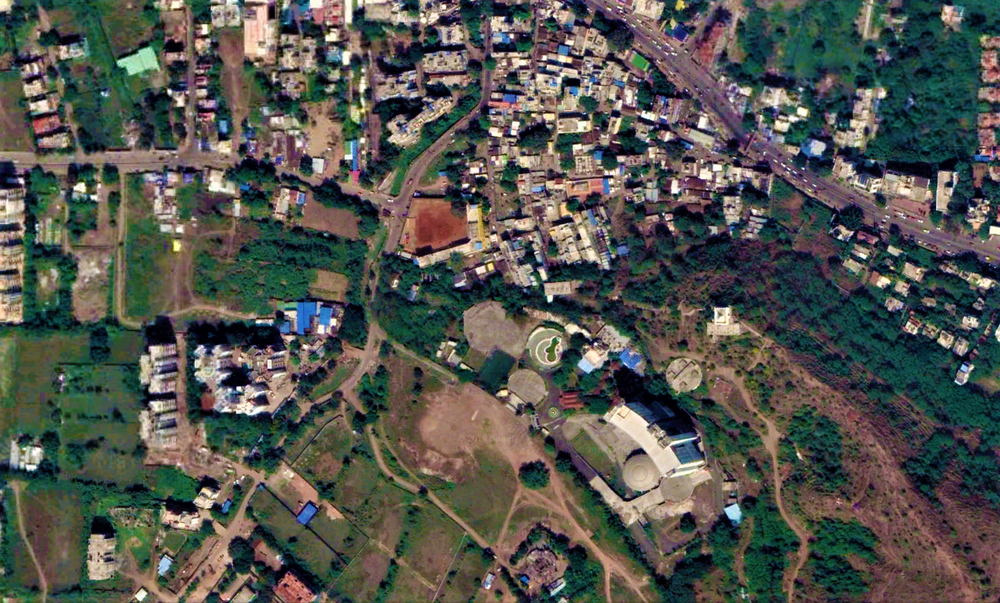
#> input picture Baner gaon.png, 1000 x 603 px, shrunk from 1421 x 857 before the run, found by its file name
$ jupyter execute SliceGreen.ipynb
#> lines starting #> are read from the running program, lines starting #| are printed output that depends on the picture; after the words box and inside, x2 and y2 are one past the last pixel; in counts of white or black regions, pixels touching at a corner belong together; long printed decimals are rounded
[cell 1]
from __future__ import division
import numpy as np
import matplotlib.pyplot as plt
from PIL import Image
import cv2

[cell 2]
#read image #not a change
img = cv2.imread('C:/Users/Neha/Pictures/Screenshots/Baner Gaon.png')
#> img is the input picture: shape (603, 1000, 3); mean B, G, R 78, 84.6, 82.9

[cell 3]
#show image
cv2.imshow('image',img)
cv2.waitKey(0)
cv2.destroyAllWindows()

[cell 4]
#separate the greens
hsv=cv2.cvtColor(img, cv2.COLOR_BGR2HSV)
#> hsv: shape (603, 1000, 3); mean H, S, V 70.1, 108.9, 99.3

lower_green=np.array([36,0,0])
upper_green=np.array([86,255,255])


mask=cv2.inRange(img,lower_green,upper_green)
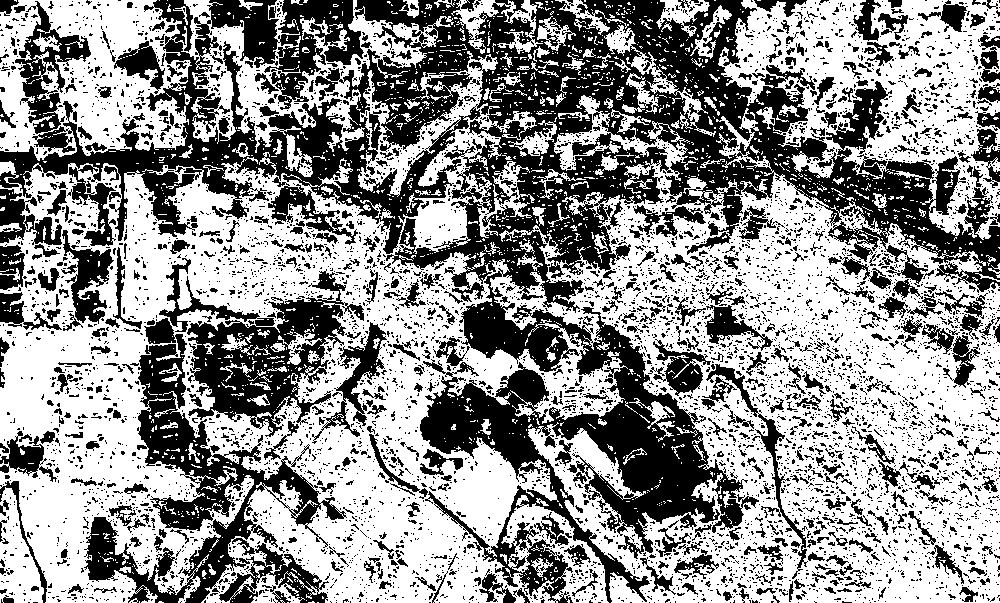
#> mask: shape (603, 1000); 57.3% white; 6578 black regions (5978 under 20 px), largest, box (x1, y1, x2, y2) and area: (0, 0, 1000, 603) 148553, (84, 318, 347, 603) 19106, (159, 258, 364, 437) 12434
res=cv2.bitwise_and(img,img,mask=mask)
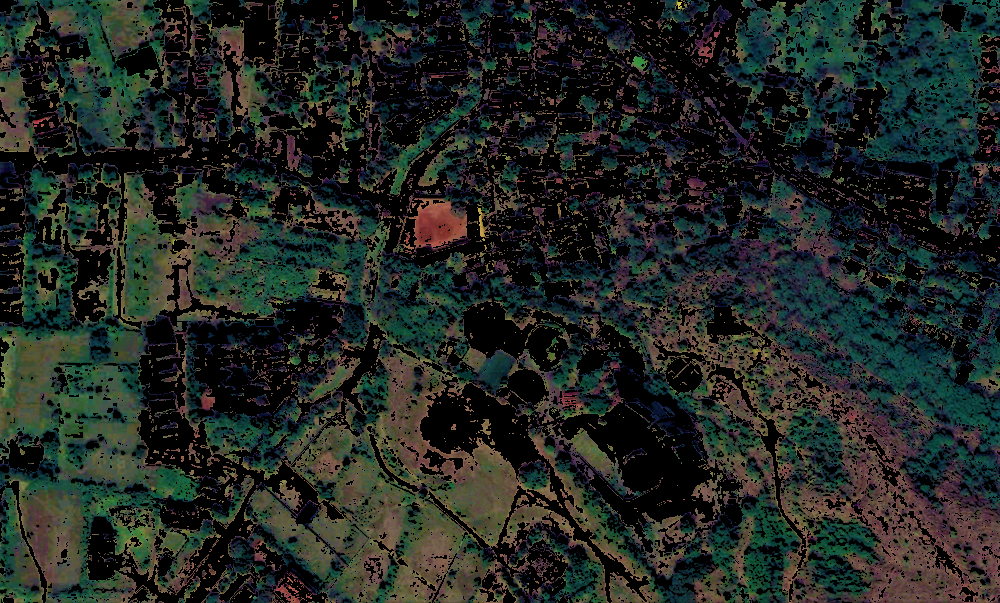
#> res: shape (603, 1000, 3); mean B, G, R 35.1, 39.9, 34

cv2.imwrite("IMAGE_NAME.png", res)

#slice the green
imask = mask>0
green = np.zeros_like(img, np.uint8)
green[imask] = img[imask]

#show changes in images
cv2.imshow('image',img)
cv2.waitKey(0)
cv2.destroyAllWindows()

cv2.imshow('image',mask)
cv2.waitKey(0)
cv2.destroyAllWindows()

cv2.imshow('image',res)
cv2.waitKey(0)
cv2.destroyAllWindows()

[cell 5]
green_min = np.array([35, 68, 8], np.uint8) #BGR 55,88,28
green_max = np.array([85,150,28], np.uint8) #18,72,77)

dst = cv2.inRange(img, green_min, green_max)
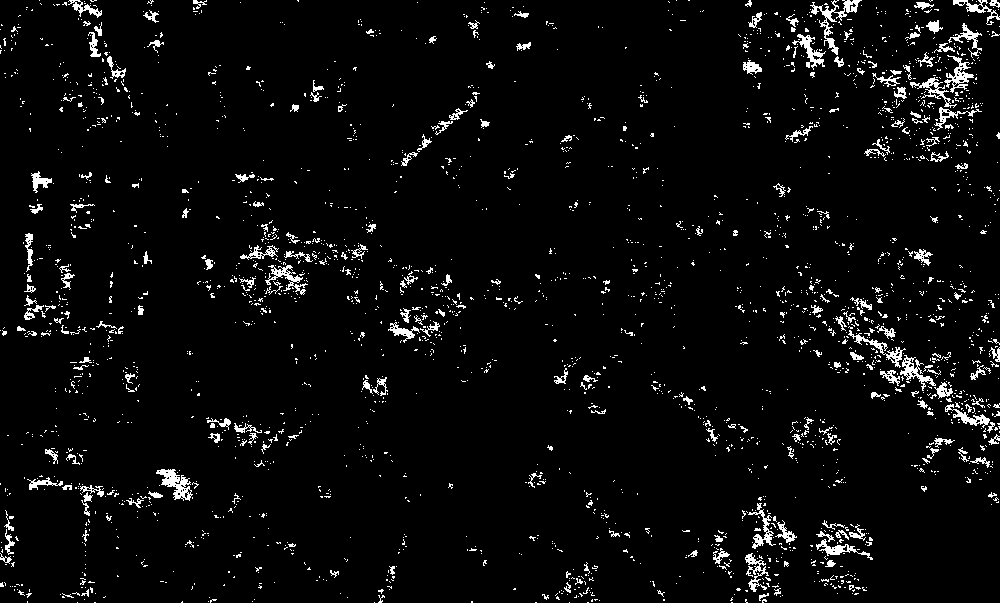
#> dst: shape (603, 1000); 4.2% white in thin lines or dots
num_green = cv2.countNonZero(dst)
#> num_green = 25420
#print('The number of green pixels is ' + str(num_green))

[cell 6]
green_area=num_green*15
#> green_area = 381300
#print ('The green coverage area is: '+ str(green_area)+' sq. metres' )

[cell 7]
carbonemissions=(15^2*num_green*100)/4046.86
#> carbonemissions = 1256.3
print (carbonemissions)
#| 1256.286
